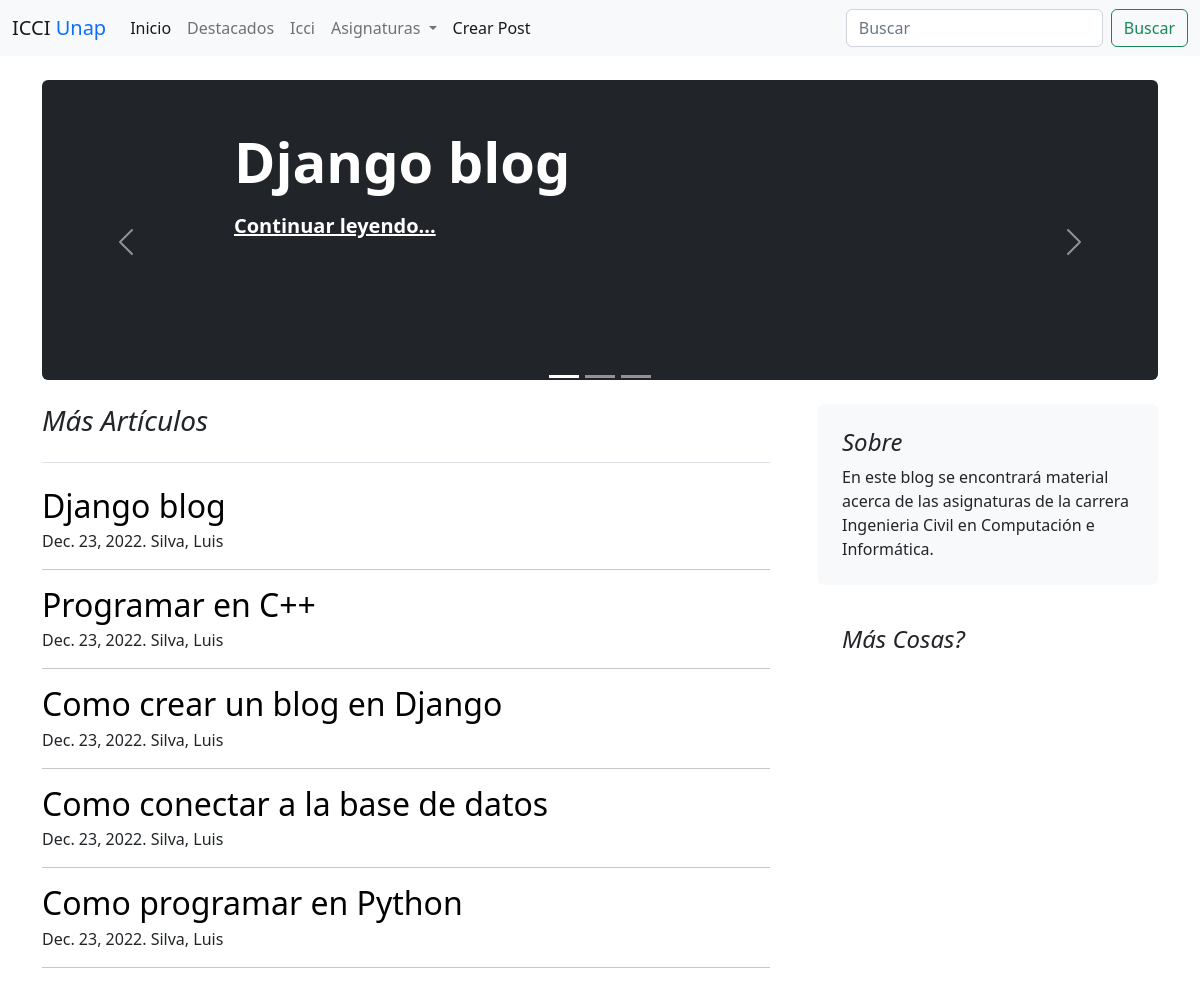
The app's page /, older data.
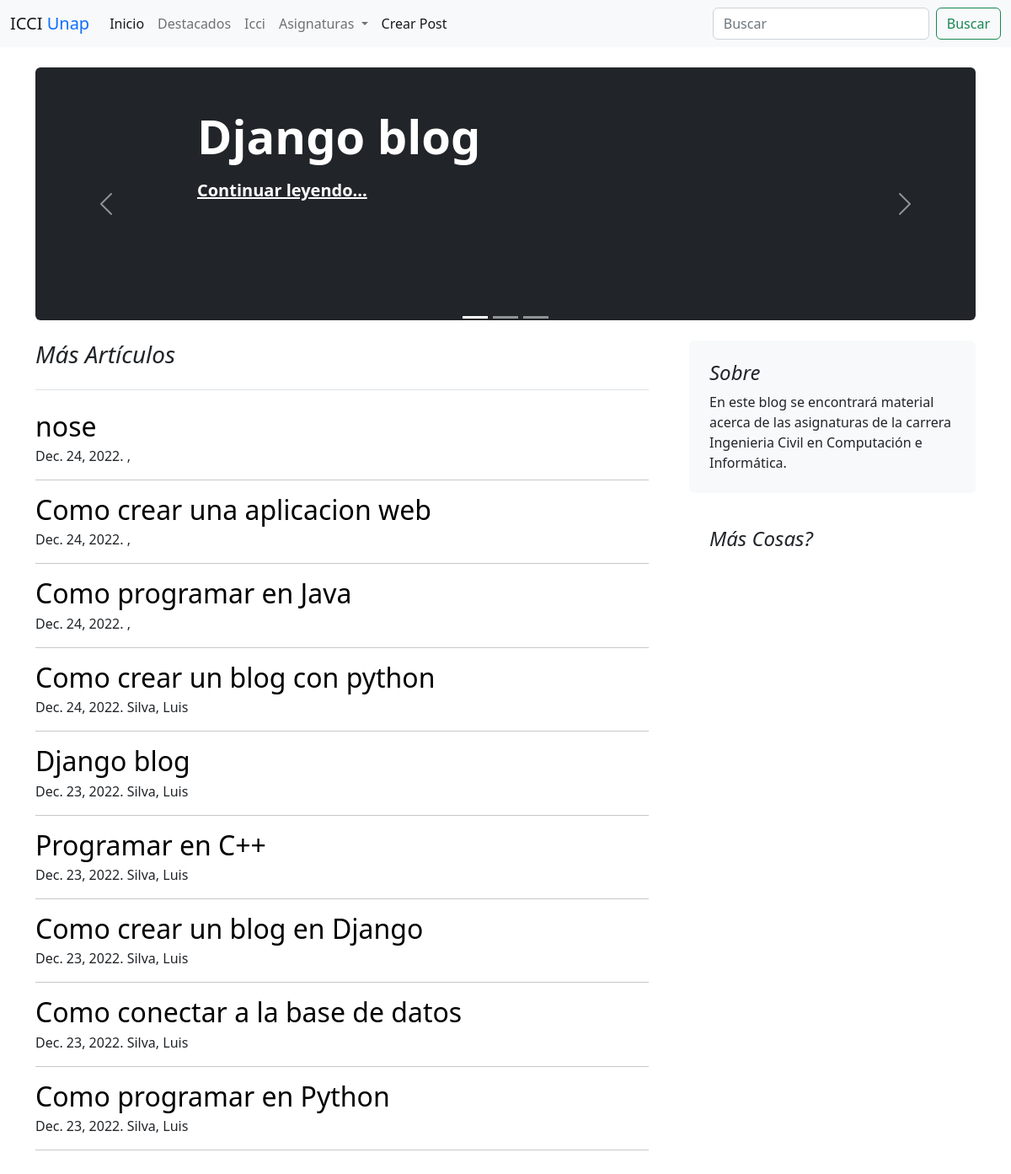
The same page, newer data.
### blogs/models.py (models this page shows, shortened)
class Post(models.Model):
    title=models.CharField(max_length=255)
    date_created=models.DateTimeField(auto_now_add=True)
    content=models.TextField()
    author=models.ForeignKey(settings.AUTH_USER_MODEL, on_delete=models.PROTECT)
    categories=models.ManyToManyField('Category')   #un post puede tener varias categorias y una categoria puede tener muchos post=ManyToManyField
    featured=models.BooleanField(default=False)
    pub_date = models.DateTimeField(default=timezone.now)
    def get_absolute_url(self):
         return reverse("blogs:post", kwargs={"pk": self.pk})
    class Meta:
        ordering=["-date_created"]

### users/models.py (models this page shows)
class User(AbstractUser):
    def __str__(self):
        return f'{self.last_name}, {self.first_name}'

### blogs/views.py (the view)
# urls.py: path('', views.home_page),
def home_page(request):
    posts = Post.objects.filter(
        pub_date__lte=timezone.now()
    )
    categories = Category.objects.all()
    featured = Post.objects.filter(featured=True).filter(
        pub_date__lte=timezone.now()
    )[:3]
    context = {
        'post_list': posts,
        'categories': categories,
        'featured': featured
    }
    return render(request, 'blogs/home_page.html', context=context)

### blogs/templates/blogs/home_page.html (shortened to what this page needs)
{% extends 'base.html' %}
{% block content %}
<div class="container-xxl bd-gutter mt-3 my-md-4 bd-layout">
    <main class="container">
        <div class="row g-5">
            <div class="col-md-12">
                {% include "blogs/featured.html" %}
            </div>
        </div>
        <div class="row g-5">
            <div class="col-md-8">
                <h3 class="pb-4 mb-4 fst-italic border-bottom">
                    Más Artículos
                </h3>
                {% for post in post_list %}
                    <article class="blog-post">
                        <h2 class="blog-post-title mb-1">
                            <a href="{% url 'blogs:post' post.id %}" style="text-decoration: none"
                               class="text-black">
                                {{ post.title }}
                            </a>
                        </h2>
                        <p class="blog-post-meta">{{ post.date_created.date }}. {{post.author}}</p>
                        <hr>
                    </article>
                {% endfor %}
            </div>
            <div class="col-md-4">
                <div class="position-sticky" style="top: 2rem;">
                    <div class="p-4 mb-3 bg-light rounded">
                        <h4 class="fst-italic">Sobre</h4>
                        <p class="mb-0">En este blog se encontrará material acerca de las asignaturas de la carrera Ingenieria Civil en Computación e Informática.</p>
                    </div>
                    <div class="p-4">
                        <h4 class="fst-italic">Más Cosas?</h4>
                    </div>
                </div>
            </div>
        </div>
    </main>
</div>
{% endblock content %}

### blogs/templates/blogs/featured.html (shortened to what this page needs)
<div id="carouselIndicators" class="carousel slide" data-bs-ride="true">
    <div class="carousel-indicators">
        <button type="button" data-bs-target="#carouselIndicators" data-bs-slide-to="0" class="active"
                aria-current="true" aria-label="Slide 1"></button>
        <button type="button" data-bs-target="#carouselIndicators" data-bs-slide-to="1"
                aria-label="Slide 2"></button>
        <button type="button" data-bs-target="#carouselIndicators" data-bs-slide-to="2"
                aria-label="Slide 3"></button>
    </div>
    <div class="carousel-inner">
        {% for f in featured %}
            <div class="carousel-item {% if f == featured|first %}active{% endif %}">
                <div class="px-5 p-md-5 mb-4 rounded text-bg-success bg-dark" style="height: 300px">
                    <div class="col-md-10 px-5 mx-5">
                        <h1 class="display-4 fw-bold px-5">{{ f.title }}</h1>
                        <p class="lead mb-0 px-5"><a href="{{f.get_absolute_url}}" class="text-white fw-bold">Continuar
                            leyendo...</a></p>
                    </div>
                </div>
            </div>
        {% endfor %}
    </div>
    <button class="carousel-control-prev" type="button" data-bs-target="#carouselIndicators"
            data-bs-slide="prev">
        <span class="carousel-control-prev-icon" aria-hidden="true"></span>
    </button>
    <button class="carousel-control-next" type="button" data-bs-target="#carouselIndicators"
            data-bs-slide="next">
        <span class="carousel-control-next-icon" aria-hidden="true"></span>
    </button>
</div>

Row changes from the older to the newer data that the page shows:
added Post: title "nose", date_created "Dec. 24, 2022", author ",", shown under "Más Artículos"
added Post: title "Como crear una aplicacion web", date_created "Dec. 24, 2022", author ",", shown under "Más Artículos"
added Post: title "Como programar en Java", date_created "Dec. 24, 2022", author ",", shown under "Más Artículos"
added Post: title "Como crear un blog con python", date_created "Dec. 24, 2022", author "Silva, Luis", shown under "Más Artículos"
